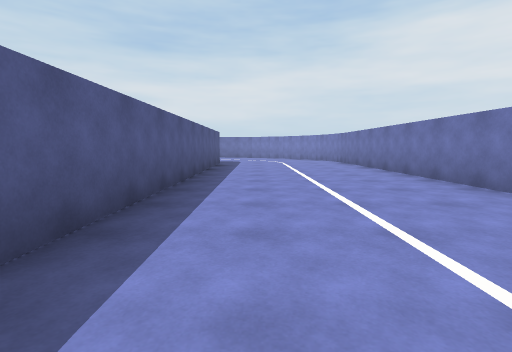
[1] (above)

24 first-person views from a walk through a 3-D level made in the Unity game engine. The camera is 1.2 m above the floor, tilts 6° down and sees 85° across. The floor is counted in squares, 2 m on a side. Each view is taken from the middle of a square. On the plan, view 1 faces up. The plan holds only what a view shows up to about 9 squares ahead; the rest is blank. The place goes on beyond the plan. The player character is not drawn. Some animated figures are not drawn. Surface patterns are stand-ins for the level's own textures.

[2]
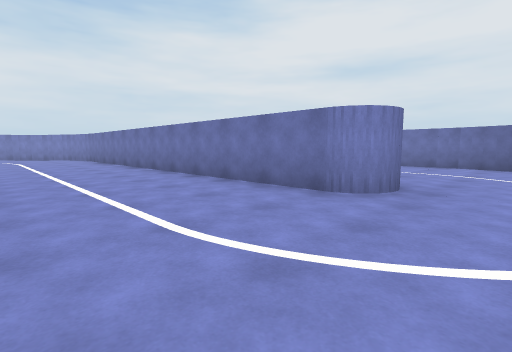

[3]
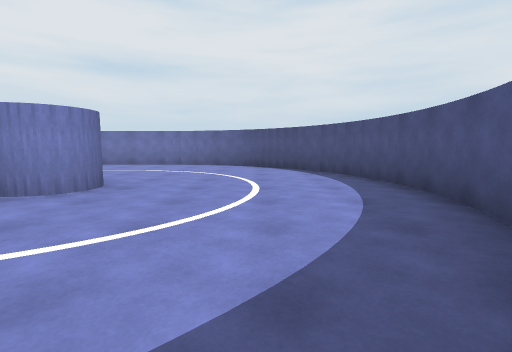

[4]
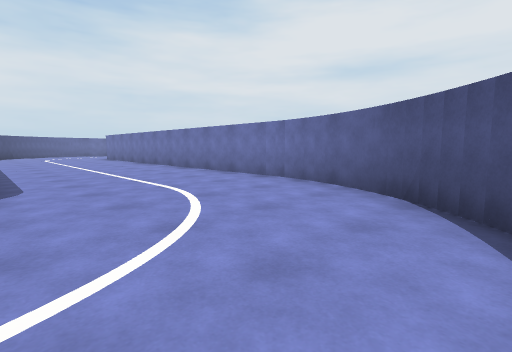

[5]
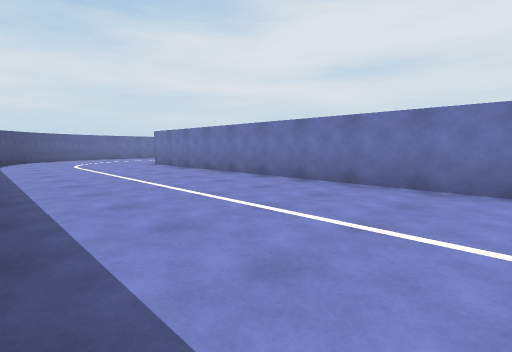

[6]
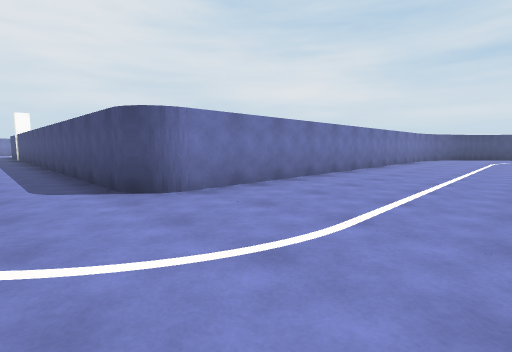

[7]
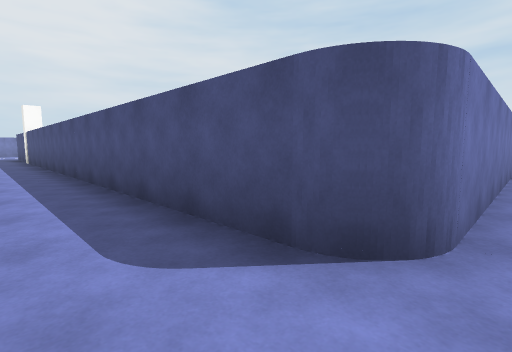

[8]
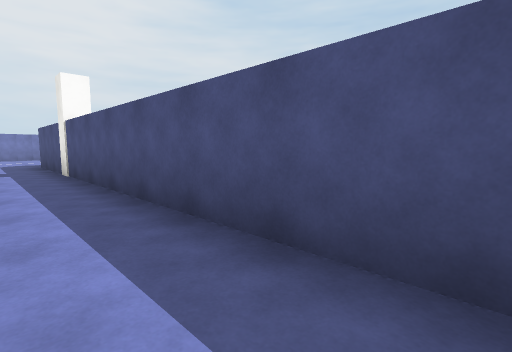

[9]
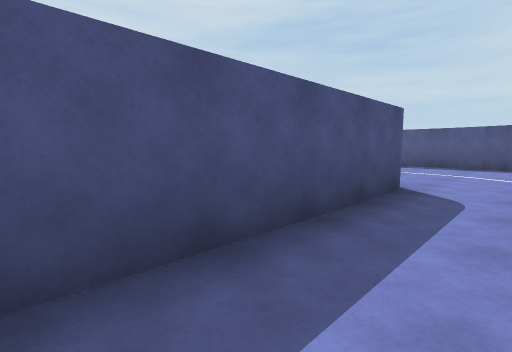

[10]
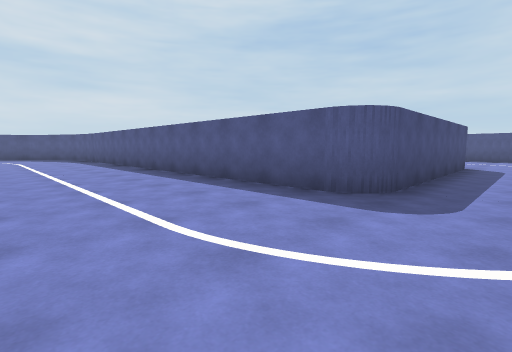

[11]
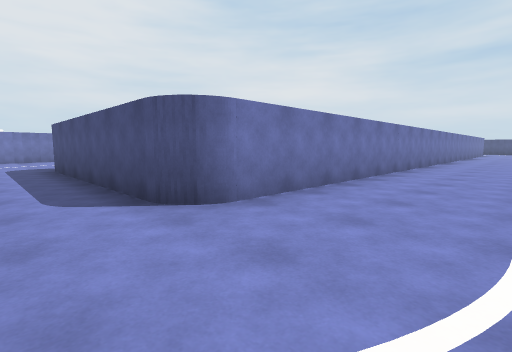

[12]
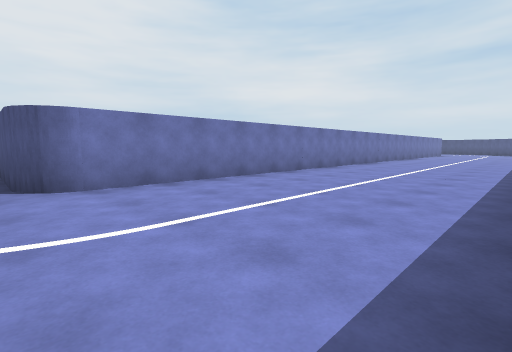

[13]
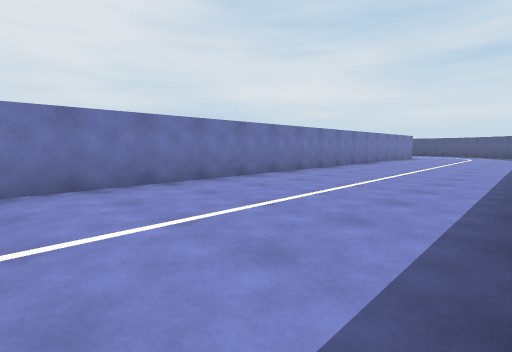

[14]
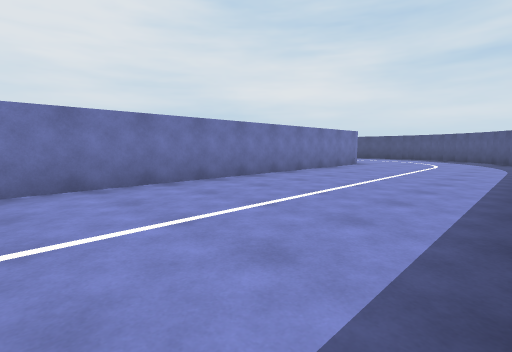

[15]
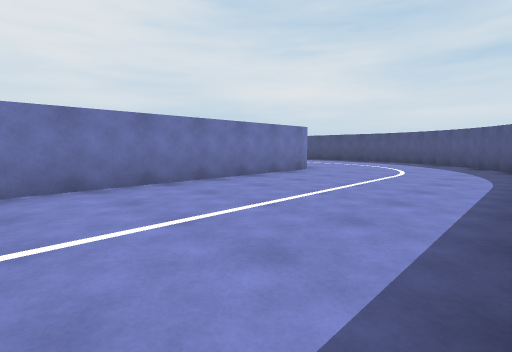

[16]
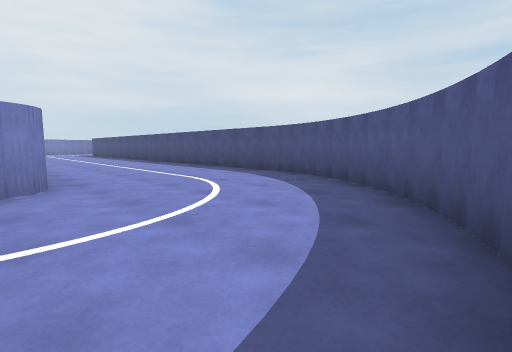

[17]
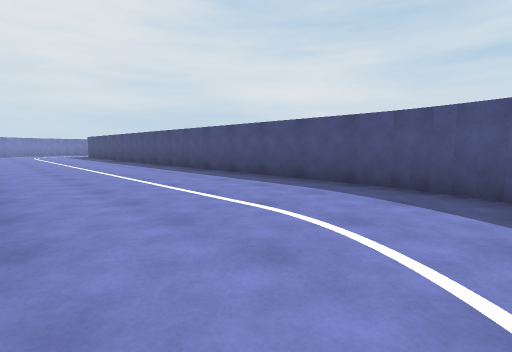

[18]
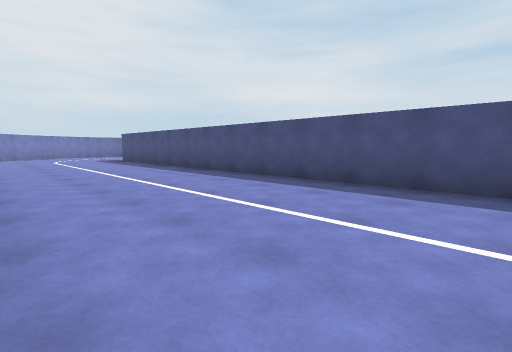

[19]
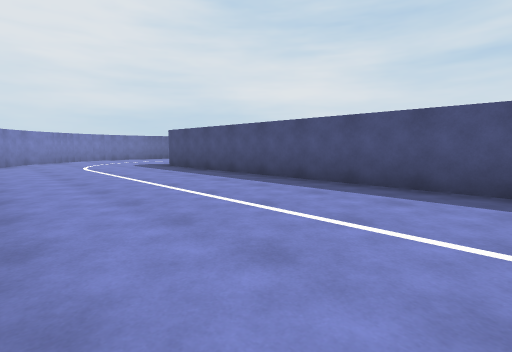

[20]
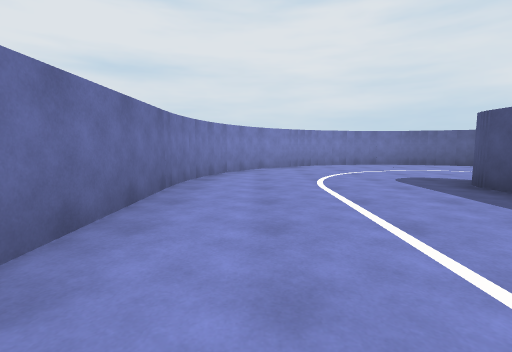

[21]
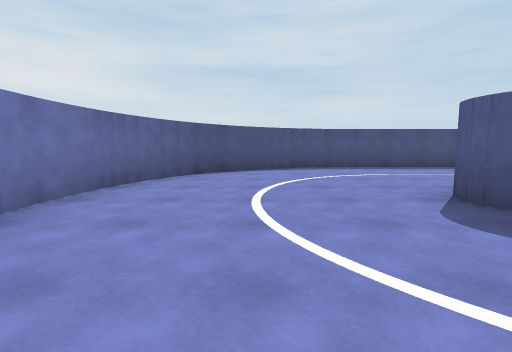

[22]
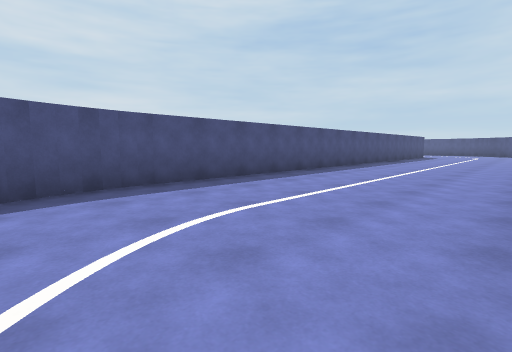

[23]
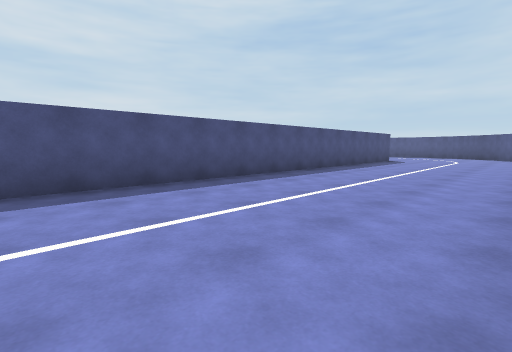

[24]
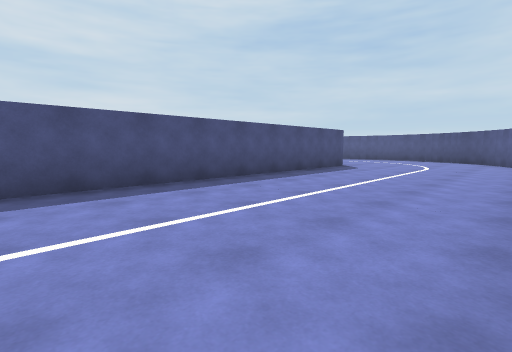

### Floor plan
Points are (right, up) in squares from view 1. A wall is a line through its corners. A room is listed if a view was taken in it or the views show most of it. See-through windows are left out.
Room 1 (views 1, 2, 3, 4, 5, 6, 7, 8, 9, 10)
walls: (4.7, 10.6) (4.7, 9); (3.3, -0.1) (3.3, 9.1); (4.8, 11.1) (4.7, 10.5); (9.3, -0.6) (9.3, 10.1); (5, 11.7) (4.8, 10.9); (9.2, -1.1) (9.3, -0.5); (9.9, 10.7) (21.5, 10.7); (9, -1.9) (9.2, -0.9); (8.8, -2.3) (9, -1.7); (8.5, -2.8) (8.8, -2.2); (8.2, -3.3) (8.6, -2.6); (7.9, -3.6) (8.3, -3.1); (-1.3, 10.1) (-1.3, 1.4); (7.3, -4.2) (8, -3.5); (6.9, -4.5) (7.4, -4.1); (6.5, -4.7) (7, -4.4); (6, -4.9) (6.6, -4.7); (5.3, -5.2) (6.1, -4.9); (4.7, -5.3) (5.4, -5.1); (4.2, -5.3) (4.8, -5.3); (3.7, -5.3) (4.3, -5.3); (3.2, -5.2) (3.8, -5.3); (2.1, -4.9) (2.8, -5.2); (2.6, -5.1) (3.2, -5.3)
ways out: opening at (-1, 11.5) to room 2
Room 2 (views 11, 12, 13, 14, 15, 16, 17, 18, 19, 20, 21, 22, 23, 24)
walls: (-7.6, -15.3) (8.1, -15.3); (-8.3, -15.1) (-7.7, -15.3); (-7.7, -10.1) (-7.7, 10.1); (-9.1, -14.9) (-8.2, -15.2); (8.6, -10.7) (5.4, -10.7); (9.1, -10.8) (8.5, -10.7); (-9.8, -14.5) (-9.2, -14.8); (-7.1, -21.3) (8.6, -21.3); (-10.2, -14.2) (-9.7, -14.6); (-9.7, -17.4) (-10.2, -17.8); (10.1, -11.1) (9.2, -10.8); (-10.6, -13.9) (-10.2, -14.3); (-10.1, -17.7) (-10.7, -18.2); (10.5, -11.3) (9.9, -11.1); (-11.2, -13.3) (-10.6, -14); (8.7, -21.3) (9.3, -21.1); (-11.5, -12.9) (-11, -13.5); (9.2, -21.2) (10.1, -20.9); (11.6, -12.1) (11, -11.6) (10.4, -11.3); (-11.7, -12.4) (-11.4, -13); (12, -12.5) (11.5, -12); (-12, -11.8) (-11.7, -12.5); (10.2, -20.8) (10.9, -20.4) (11.4, -20.1); (12.6, -13.4) (12, -12.6); (11.3, -20.1) (12, -19.5); (11.8, -19.7) (12.3, -19.1); (13.1, -14.5) (12.8, -13.7) (12.5, -13.2); (12.2, -19.2) (12.6, -18.7); (12.5, -18.8) (12.8, -18.2); (13.3, -16.1) (13.3, -15.4); (12.8, -18.3) (13.1, -17.5); (13.3, -16.5) (13.3, -15.9); (13.2, -17.1) (13.3, -16.4); (13.1, -17.6) (13.2, -16.9); (-7.1, 10.7) (-1.9, 10.7)
ways out: opening at (-1, 11.5) to room 1

Positions as (right, up) in squares from view 1, and headings:
1: (0, 0), facing up
2: (0, -2), facing up-right
3: (0, -3), facing right
4: (5, -4), facing up-right
5: (5, 1), facing up-right
6: (6, 12), facing down-right
7: (9, 12), facing down-right
8: (15, 12), facing down-right
9: (14, 12), facing down-left
10: (2, 12), facing down-left
11: (-10, 12), facing down-right
12: (-12, 11), facing down-right
13: (-12, 5), facing down-right
14: (-12, -1), facing down-right
15: (-12, -4), facing down-right
16: (-12, -10), facing down-right
17: (-9, -11), facing down-right
18: (-4, -11), facing down-right
19: (0, -11), facing down-right
20: (4, -12), facing right
21: (11, -13), facing down
22: (10, -17), facing down-left
23: (5, -17), facing down-left
24: (1, -17), facing down-left
